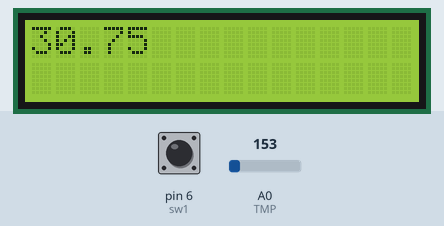
Simulated run of this sketch. Board: Arduino Uno, built with avr-gcc and run on an emulated ATmega328P. Parts: 16×2 character LCD. Inputs (shaded band) come from the test bench; at power-on: A0 (TMP) = 153, pin 6 (sw1) HIGH. What the sketch prints to the serial monitor is not drawn.

Above: at 1.2 s.
1.3 s: A0 (TMP) set to 165
At 2.7 s:
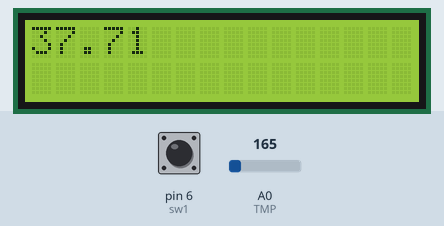
5.5 s: pin 6 (sw1) pulled LOW for 2.35 s
At 7.2 s:
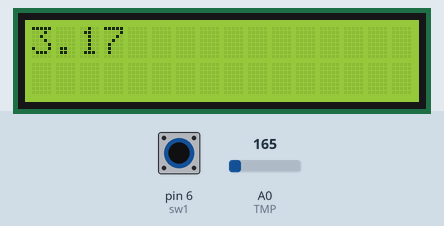
9.5 s: A0 (TMP) set to 175
At 10.5 s:
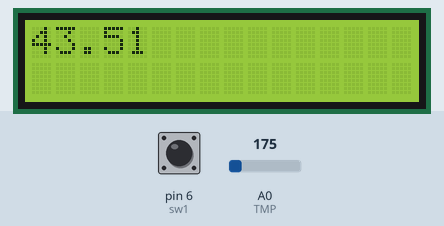
13.5 s: pin 6 (sw1) pulled LOW for 2.35 s
At 15.1 s:
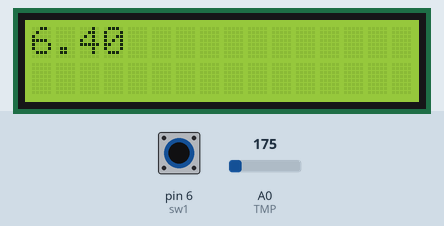
17.5 s: A0 (TMP) set to 191
At 18.4 s:
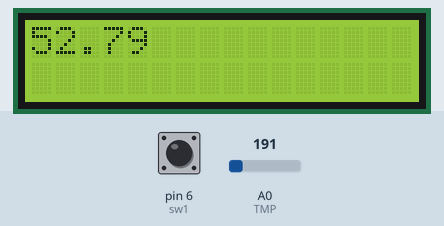
Timing chart, 0 to 20.5 s (numbered marks = the images above; inputs shaded):
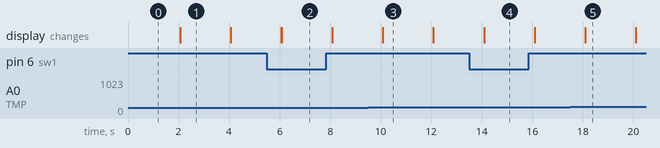

Measured:
- after the input at 1.3 s, the display: first differs from a run without the input after 0.77 s (image 1)
- after the input at 5.5 s, the display: first differs from a run without the input after 0.58 s (image 2)
- after the input at 9.5 s, the display: first differs from a run without the input after 0.58 s (image 3)
- after the input at 13.5 s, the display: first differs from a run without the input after 0.59 s (image 4)
- after the input at 17.5 s, the display: first differs from a run without the input after 0.60 s (image 5)
- what the display in image 1 shows lasts 2.0 s, from 2.1 s to 4.1 s

The sketch:

liquidCrystal.ino
```cpp
/* Code for intermediate Arduino class, libraries lesson
created by Jonathan Eskow for use by NextFab llc in teaching students how to
use libraries to expand the capabilities of the Arduino Microcontroller platform.
This code will explore the LiquidCrystal library by Adafruit, the TMP36 temperature sensor,
and AREF pin on the Arduino board.

/* The circuit:
 * LCD RS pin to digital pin 12
 * LCD Enable pin to digital pin 11
 * LCD D4 pin to digital pin 5
 * LCD D5 pin to digital pin 4
 * LCD D6 pin to digital pin 3
 * LCD D7 pin to digital pin 2
 * LCD R/W pin to ground
 * ends to +5V and ground
 * wiper to LCD VO pin (pin 3)
*/
#include<LiquidCrystal.h> //include library code

#define sw1 6//define pin for button
#define TMP A0//define pin for TMP36
#define aref_volt 3.3//define reference voltage

LiquidCrystal lcd(12, 11, 5, 4, 3, 2);//initialize library with the numbers of interface pins

void setup()
{
 Serial.begin(9600); //begin serial monitor
lcd.begin(16,2);//set up LCD columns and rows
pinMode(sw1, INPUT);//set pinMode for button
analogReference(EXTERNAL);//analog reference for use with TMP36
}

void loop()
{
  //set variables for temperature storage

  double temperature = tempMeasure();//call temp function
  double tempF = (temperature * 9.0/5.0 + 32);//take temp and run calculation for Fahrenheit measurement

  while(digitalRead(sw1) == false)//while button is pressed, readout is in Celsius
    {
      Serial.println(temperature);//prints in serial monitor for debugging
      lcd.print(temperature);//print temperature on lcd screen
      lcd.setCursor(0,1);//set cursor to 0,1
      delay(2000);//delay for 2 seconds between readings
      lcd.clear();//clear lcd buffer
    }

  Serial.println(tempF);//print faharenheit value in serial
  lcd.print(tempF);//print faharenheit value on LCD
  lcd.setCursor(0,1);//set cursor
  delay(2000);//read for 2 seconds between reading
  lcd.clear();//clear LCD buffer

} //end main method

/*
this function takes a voltage reading from the tmp36 and translates it into a
celsius value
*/

double tempMeasure()
{
 double temp;
 int reading = analogRead(TMP); //take voltage reading
 double voltage = reading * aref_volt;//take voltage reading and multiply by aref voltage

 voltage /= 1024.0; //divide reading by 1024 to map (10 bit)

 temp = (voltage - 0.5) * 100; //convert 10mV per degree with a 500 mV offset

 return temp;//return temperature to main method
}//end
```
